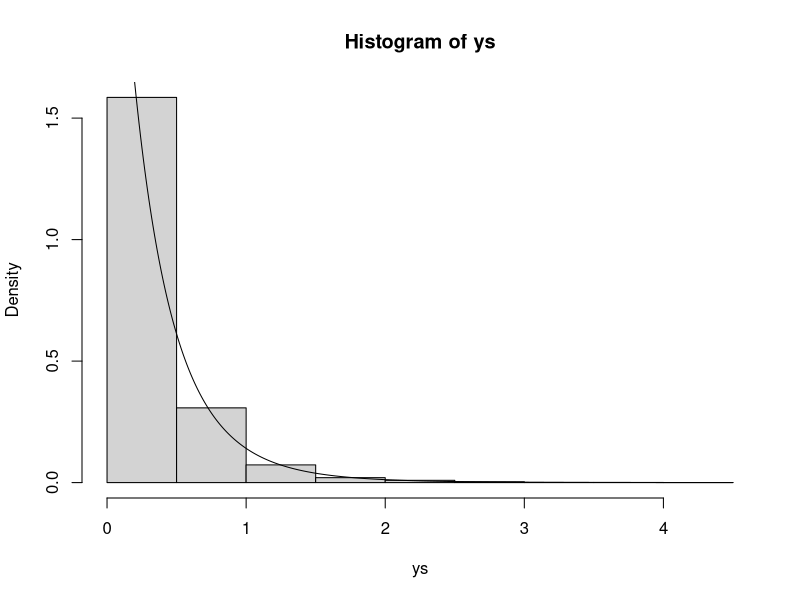
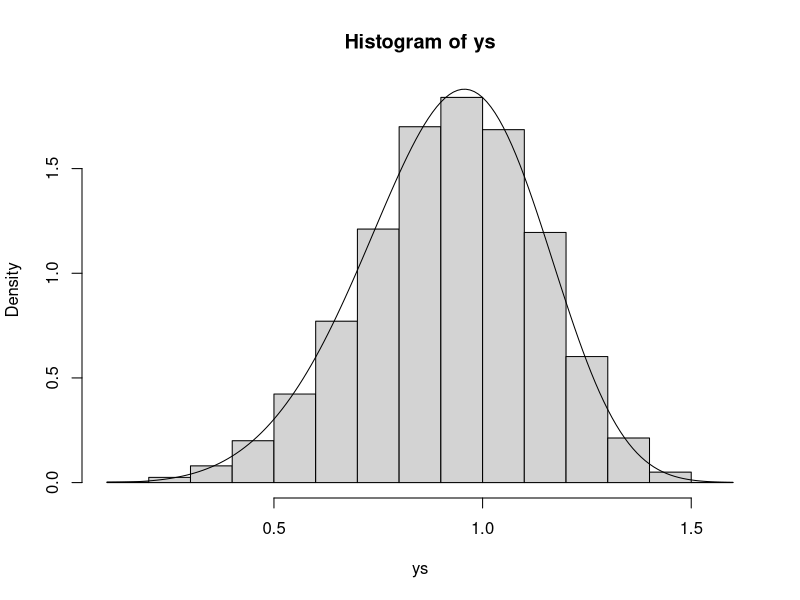

Here is the R script that generated these plots, in order:
#Definamos las funciones y sus respectivas inversas

#Para Weibull
fweibull <- function(x,lamb,k){
  return( (k/lamb)*(x/lamb)^(k-1)*exp(-(x/lamb)^k) )
}
Fweibull <- function(x,lamb,k){
  return( 1 -  exp(-(x/lamb)^k)  )
}


weibullinv <- function(U,lamb, k){
  return( lamb*(-log(1-U))^(1/k) )
}
#Para Pareto
fPareto = function(x,a,b){
  return((a*b^a)/(b+x)^(a+1))
}
FPareto = function(x,a,b){
  return(1-(b/(b+x))^a)
}
paretoinv= function(x,a,b){
  f_x  <- -b +(b/((1-x)^(1/a)))
  return(f_x)
}

RectWeibull <- function(lamb,k,n){
  xs <- runif(n,min=0,max=1)
  ys <- c(n)
  for (i in 1:n){
    ys[i] = weibullinv(xs[i],lamb,k)
  }
  hist = hist(ys,probability=TRUE)
  M=max(hist$breaks)
  m=min(hist$breaks)
  XS <- seq(m,M,0.01)
  print(XS)
  par(new=TRUE)
  lines(XS,fweibull(XS,lamb,k))
  return(hist)
}

RectPareto <- function(a,b,n){
  xs <- runif(n,min=0,max=1)
  ys <- c(n)
  for (i in 1:n){
    ys[i] = paretoinv(xs[i],a,b)
  }
  hist = hist(ys,probability=TRUE)
  M=max(hist$breaks)
  m=min(hist$breaks)
  XS <- seq(m,M,0.01)
  par(new=TRUE)
  lines(XS,fPareto(XS,a,b))
  return(hist)
}


RectPareto(10,3,10000)
RectWeibull(1,5,10000)
